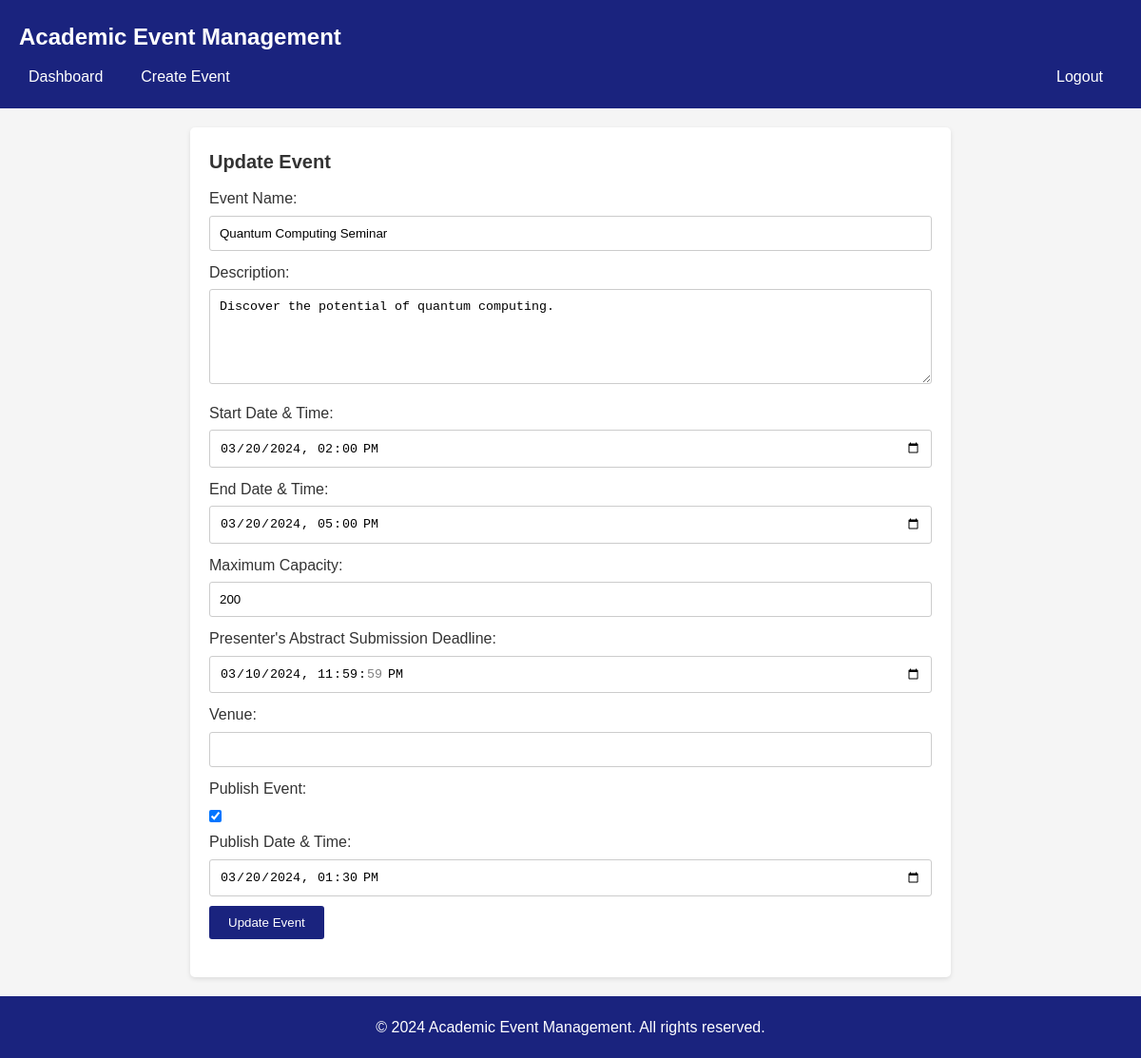
/event_update.php?event_id=3, run on the app's committed database.
### tables this page shows
CREATE TABLE IF NOT EXISTS `Event` (
    Event_ID INT PRIMARY KEY AUTO_INCREMENT,
    Event_Type_ID INT,
    Location_ID INT,
    U_ID INT,
    Start_Date_Time DATETIME,
    End_Date_Time DATETIME,
    Max_Capacity INT,
    Presenter_Deadline DATETIME,
    Event_Name VARCHAR(255),
    F_Date_Time DATETIME,
    Created_At DATETIME,
    Is_Published BOOLEAN,
    Description TEXT,
    Status ENUM('Open', 'Full', 'Cancelled') DEFAULT 'Open',
    FOREIGN KEY (Event_Type_ID) REFERENCES Event_Type(Event_Type_ID),
    FOREIGN KEY (Location_ID) REFERENCES Location(Location_ID),
    FOREIGN KEY (U_ID) REFERENCES U(U_ID)
);

### event_update.php (the view, shortened to what this page needs)
<?php
require_once 'db_connection.php';
if (isset($_GET["event_id"])) {
    $event_id = $_GET["event_id"];
    $sql = "SELECT * FROM `Event` WHERE Event_ID = $event_id";
    $result = $conn->query($sql);
    if ($result->num_rows == 1) {
        $row = $result->fetch_assoc();
        $event_name = $row["Event_Name"];
        $description = $row["Description"];
        $start_datetime = $row["Start_Date_Time"];
        $end_datetime = $row["End_Date_Time"];
        $max_capacity = $row["Max_Capacity"];
        $presenter_deadline = $row["Presenter_Deadline"];
        $venue = $row["Venue"];
        $is_published = $row["Is_Published"];
        $publish_datetime = $row["F_Date_Time"];
    } else {
        $error = "Event not found.";
    }
} else {
    $error = "Event ID not provided.";
}
?>
<!DOCTYPE html>
<html>
<head>
    <link rel="stylesheet" type="text/css" href="css/style.css">
</head>
<body>
    <header>
        <h1>Academic Event Management</h1>
            <nav class="navbar">
                <ul class="navbar-left">
                    <li><a href="dashboard.php">Dashboard</a></li>
                    <li><a href="create_event.php">Create Event</a></li>
                </ul>
                <ul class="navbar-right">
                    <li><a href="logout.php">Logout</a></li>
                </ul>
            </nav>
    </header>
    <main>
        <h2>Update Event</h2>
        <?php if (isset($event_id)) { ?>
            <form action="event_update.php" method="POST">
                <label for="event_name">Event Name:</label>
                <input type="text" id="event_name" name="event_name" value="<?php echo $event_name; ?>" required>
                <label for="description">Description:</label>
                <textarea id="description" name="description" required><?php echo $description; ?></textarea>
                <label for="start_datetime">Start Date & Time:</label>
                <input type="datetime-local" id="start_datetime" name="start_datetime" value="<?php echo $start_datetime; ?>" required>
                <label for="end_datetime">End Date & Time:</label>
                <input type="datetime-local" id="end_datetime" name="end_datetime" value="<?php echo $end_datetime; ?>" required>
                <label for="max_capacity">Maximum Capacity:</label>
                <input type="number" id="max_capacity" name="max_capacity" value="<?php echo $max_capacity; ?>" required>
                <label for="presenter_deadline">Presenter's Abstract Submission Deadline:</label>
                <input type="datetime-local" id="presenter_deadline" name="presenter_deadline" value="<?php echo $presenter_deadline; ?>" required>
                <label for="venue">Venue:</label>
                <input type="text" id="venue" name="venue" value="<?php echo $venue; ?>" required>
                <label for="is_published">Publish Event:</label>
                <input type="checkbox" id="is_published" name="is_published" <?php if ($is_published) echo "checked"; ?>>
                <label for="publish_datetime">Publish Date & Time:</label>
                <input type="datetime-local" id="publish_datetime" name="publish_datetime" value="<?php echo $publish_datetime; ?>">
                <button type="submit">Update Event</button>
            </form>
        <?php } ?>
    </main>
    <footer>
        <p>&copy; 2024 Academic Event Management. All rights reserved.</p>
    </footer>
</body>
</html>

### css/style.css (style rules this page uses)
* { margin: 0; padding: 0; box-sizing: border-box; }
body { font-family: Arial, sans-serif; background-color: #f5f5f5; color: #333; line-height: 1.6; }
header { background-color: #1a237e; color: #fff; padding: 20px; }
h1 { font-size: 24px; margin-bottom: 10px; }
.navbar { display: flex; justify-content: space-between; align-items: center; }
.navbar-left { display: flex; gap: 10px; }
.navbar-right { display: flex; gap: 10px; }
nav ul { list-style: none; }
nav ul li { display: inline-block; margin-right: 10px; }
nav ul li a { color: #fff; text-decoration: none; padding: 5px 10px; border-radius: 3px; transition: background-color 0.3s ease; }
main { max-width: 800px; margin: 20px auto; background-color: #fff; padding: 20px; border-radius: 5px; box-shadow: 0 2px 5px rgba(0, 0, 0, 0.1); }
h2 { font-size: 20px; margin-bottom: 10px; }
form { margin-bottom: 20px; }
label { display: block; margin-bottom: 5px; }
input[type="text"], input[type="email"], input[type="password"], input[type="tel"], input[type="number"], input[type="datetime-local"], textarea, select { width: 100%; padding: 10px; border: 1px solid #ccc; border-radius: 3px; margin-bottom: 10px; }
textarea { height: 100px; }
button { background-color: #1a237e; color: #fff; border: none; padding: 10px 20px; border-radius: 3px; cursor: pointer; transition: background-color 0.3s ease; }
footer { background-color: #1a237e; color: #fff; padding: 20px; text-align: center; }

### data on the page
event: event_name "Quantum Computing Seminar", description "Discover the potential of quantum computing.", start_datetime "03/20/2024 14:00", end_datetime "03/20/2024 17:00", max_capacity "200", presenter_deadline "03/10/2024 23:59:59", Is_Published "☑", publish_datetime "03/20/2024 13:30"
